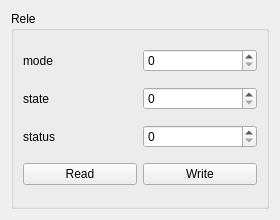
<?xml version="1.0" encoding="UTF-8"?>
<ui version="4.0">
 <class>widget_config_obj</class>
 <widget class="QWidget" name="widget_config_obj">
  <property name="geometry">
   <rect>
    <x>0</x>
    <y>0</y>
    <width>280</width>
    <height>220</height>
   </rect>
  </property>
  <property name="windowTitle">
   <string>Form</string>
  </property>
  <layout class="QVBoxLayout" name="verticalLayout">
   <item>
    <widget class="QGroupBox" name="groupBox">
     <property name="title">
      <string>Rele</string>
     </property>
     <layout class="QGridLayout" name="gridLayout">
      <item row="0" column="0">
       <widget class="QLabel" name="label">
        <property name="text">
         <string>mode</string>
        </property>
       </widget>
      </item>
      <item row="1" column="1">
       <widget class="QSpinBox" name="spinBox_rele_state"/>
      </item>
      <item row="0" column="1">
       <widget class="QSpinBox" name="spinBox_rele_mode"/>
      </item>
      <item row="2" column="1">
       <widget class="QSpinBox" name="spinBox_rele_status"/>
      </item>
      <item row="3" column="1">
       <widget class="QPushButton" name="pushButton_rele_write">
        <property name="text">
         <string>Write</string>
        </property>
       </widget>
      </item>
      <item row="3" column="0">
       <widget class="QPushButton" name="pushButton_rele_read">
        <property name="text">
         <string>Read</string>
        </property>
       </widget>
      </item>
      <item row="1" column="0">
       <widget class="QLabel" name="label_2">
        <property name="text">
         <string>state</string>
        </property>
       </widget>
      </item>
      <item row="2" column="0">
       <widget class="QLabel" name="label_3">
        <property name="text">
         <string>status</string>
        </property>
       </widget>
      </item>
     </layout>
    </widget>
   </item>
  </layout>
 </widget>
 <resources/>
 <connections/>
</ui>
